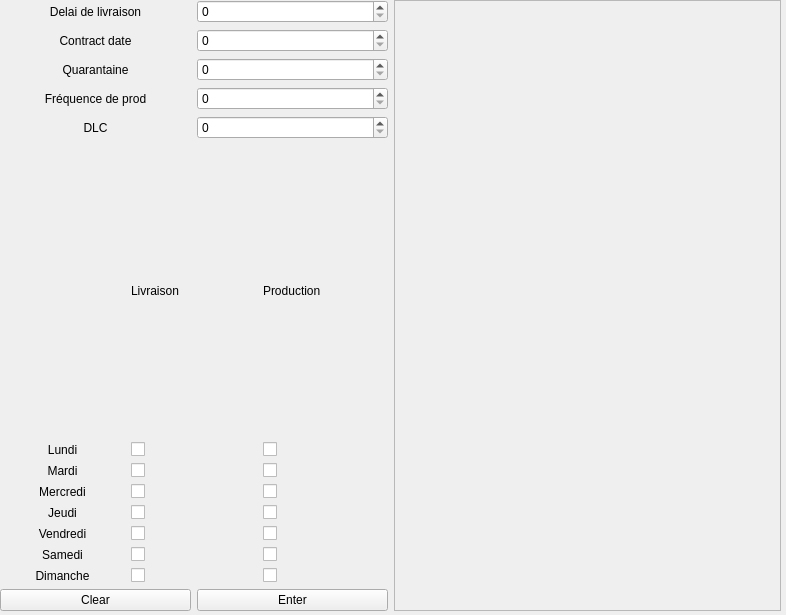
<?xml version="1.0" encoding="UTF-8"?>
<ui version="4.0">
 <class>MainWindow</class>
 <widget class="QMainWindow" name="MainWindow">
  <property name="geometry">
   <rect>
    <x>0</x>
    <y>0</y>
    <width>786</width>
    <height>615</height>
   </rect>
  </property>
  <property name="mouseTracking">
   <bool>false</bool>
  </property>
  <property name="windowTitle">
   <string>MainWindow</string>
  </property>
  <widget class="QWidget" name="centralwidget">
   <widget class="QWidget" name="horizontalLayoutWidget">
    <property name="geometry">
     <rect>
      <x>0</x>
      <y>0</y>
      <width>781</width>
      <height>611</height>
     </rect>
    </property>
    <layout class="QHBoxLayout" name="horizontalLayout_3">
     <item>
      <layout class="QVBoxLayout" name="verticalLayout">
       <item>
        <layout class="QHBoxLayout" name="horizontalLayout">
         <item>
          <layout class="QGridLayout" name="gridLayout_2">
           <item row="4" column="0">
            <widget class="QLabel" name="labelDLC">
             <property name="text">
              <string>DLC</string>
             </property>
             <property name="alignment">
              <set>Qt::AlignCenter</set>
             </property>
            </widget>
           </item>
           <item row="2" column="0">
            <widget class="QLabel" name="labelQuarantaine">
             <property name="text">
              <string>Quarantaine</string>
             </property>
             <property name="alignment">
              <set>Qt::AlignCenter</set>
             </property>
            </widget>
           </item>
           <item row="0" column="0">
            <widget class="QLabel" name="labelDelai">
             <property name="text">
              <string>Delai de livraison</string>
             </property>
             <property name="alignment">
              <set>Qt::AlignCenter</set>
             </property>
            </widget>
           </item>
           <item row="1" column="0">
            <widget class="QLabel" name="labelContractDate">
             <property name="text">
              <string>Contract date</string>
             </property>
             <property name="alignment">
              <set>Qt::AlignCenter</set>
             </property>
            </widget>
           </item>
           <item row="3" column="0">
            <widget class="QLabel" name="labelFreqProd">
             <property name="text">
              <string>Fréquence de prod</string>
             </property>
             <property name="alignment">
              <set>Qt::AlignCenter</set>
             </property>
            </widget>
           </item>
           <item row="4" column="1">
            <widget class="QSpinBox" name="spinBoxDLC"/>
           </item>
           <item row="3" column="1">
            <widget class="QSpinBox" name="spinBoxFreqProd"/>
           </item>
           <item row="2" column="1">
            <widget class="QSpinBox" name="spinBoxQuarantaine"/>
           </item>
           <item row="1" column="1">
            <widget class="QSpinBox" name="spinBoxContractDate"/>
           </item>
           <item row="0" column="1">
            <widget class="QSpinBox" name="spinBoxDelai"/>
           </item>
          </layout>
         </item>
        </layout>
       </item>
       <item>
        <layout class="QHBoxLayout" name="horizontalLayout_2">
         <item>
          <layout class="QGridLayout" name="gridLayout">
           <item row="7" column="1">
            <widget class="QCheckBox" name="checkBoxDiL">
             <property name="text">
              <string/>
             </property>
            </widget>
           </item>
           <item row="4" column="0">
            <widget class="QLabel" name="labelJe">
             <property name="text">
              <string>Jeudi</string>
             </property>
             <property name="alignment">
              <set>Qt::AlignCenter</set>
             </property>
            </widget>
           </item>
           <item row="6" column="1">
            <widget class="QCheckBox" name="checkBoxSaL">
             <property name="text">
              <string/>
             </property>
            </widget>
           </item>
           <item row="1" column="0">
            <widget class="QLabel" name="labelLu">
             <property name="text">
              <string>Lundi</string>
             </property>
             <property name="alignment">
              <set>Qt::AlignCenter</set>
             </property>
            </widget>
           </item>
           <item row="4" column="1">
            <widget class="QCheckBox" name="checkBoxJeL">
             <property name="text">
              <string/>
             </property>
            </widget>
           </item>
           <item row="5" column="0">
            <widget class="QLabel" name="labelVe">
             <property name="text">
              <string>Vendredi</string>
             </property>
             <property name="alignment">
              <set>Qt::AlignCenter</set>
             </property>
            </widget>
           </item>
           <item row="1" column="1">
            <widget class="QCheckBox" name="checkBoxLuL">
             <property name="text">
              <string/>
             </property>
            </widget>
           </item>
           <item row="5" column="1">
            <widget class="QCheckBox" name="checkBoxVeL">
             <property name="text">
              <string/>
             </property>
            </widget>
           </item>
           <item row="2" column="1">
            <widget class="QCheckBox" name="checkBoxMaL">
             <property name="text">
              <string/>
             </property>
            </widget>
           </item>
           <item row="7" column="0">
            <widget class="QLabel" name="labelDi">
             <property name="text">
              <string>Dimanche</string>
             </property>
             <property name="alignment">
              <set>Qt::AlignCenter</set>
             </property>
            </widget>
           </item>
           <item row="1" column="2">
            <widget class="QCheckBox" name="checkBoxLuP">
             <property name="text">
              <string/>
             </property>
            </widget>
           </item>
           <item row="6" column="0">
            <widget class="QLabel" name="labelSa">
             <property name="text">
              <string>Samedi</string>
             </property>
             <property name="alignment">
              <set>Qt::AlignCenter</set>
             </property>
            </widget>
           </item>
           <item row="2" column="0">
            <widget class="QLabel" name="labelMa">
             <property name="text">
              <string>Mardi</string>
             </property>
             <property name="alignment">
              <set>Qt::AlignCenter</set>
             </property>
            </widget>
           </item>
           <item row="3" column="0">
            <widget class="QLabel" name="labelMe">
             <property name="text">
              <string>Mercredi</string>
             </property>
             <property name="alignment">
              <set>Qt::AlignCenter</set>
             </property>
            </widget>
           </item>
           <item row="5" column="2">
            <widget class="QCheckBox" name="checkBoxVeP">
             <property name="text">
              <string/>
             </property>
            </widget>
           </item>
           <item row="6" column="2">
            <widget class="QCheckBox" name="checkBoxSaP">
             <property name="text">
              <string/>
             </property>
            </widget>
           </item>
           <item row="7" column="2">
            <widget class="QCheckBox" name="checkBoxDiP">
             <property name="text">
              <string/>
             </property>
            </widget>
           </item>
           <item row="2" column="2">
            <widget class="QCheckBox" name="checkBoxMaP">
             <property name="text">
              <string/>
             </property>
            </widget>
           </item>
           <item row="4" column="2">
            <widget class="QCheckBox" name="checkBoxJeP">
             <property name="text">
              <string/>
             </property>
            </widget>
           </item>
           <item row="3" column="2">
            <widget class="QCheckBox" name="checkBoxMeP">
             <property name="text">
              <string/>
             </property>
            </widget>
           </item>
           <item row="3" column="1">
            <widget class="QCheckBox" name="checkBoxMeL">
             <property name="text">
              <string/>
             </property>
            </widget>
           </item>
           <item row="0" column="1">
            <widget class="QLabel" name="labelLivr">
             <property name="text">
              <string>Livraison</string>
             </property>
            </widget>
           </item>
           <item row="0" column="2">
            <widget class="QLabel" name="labelProd">
             <property name="text">
              <string>Production</string>
             </property>
            </widget>
           </item>
          </layout>
         </item>
        </layout>
       </item>
       <item>
        <layout class="QHBoxLayout" name="horizontalLayout_4">
         <item>
          <widget class="QPushButton" name="pushButtonClear">
           <property name="text">
            <string>Clear</string>
           </property>
          </widget>
         </item>
         <item>
          <widget class="QPushButton" name="pushButtonEnter">
           <property name="text">
            <string>Enter</string>
           </property>
          </widget>
         </item>
        </layout>
       </item>
      </layout>
     </item>
     <item>
      <widget class="QFrame" name="frameGraph">
       <property name="frameShape">
        <enum>QFrame::StyledPanel</enum>
       </property>
       <property name="frameShadow">
        <enum>QFrame::Raised</enum>
       </property>
      </widget>
     </item>
    </layout>
   </widget>
  </widget>
 </widget>
 <resources/>
 <connections/>
</ui>
